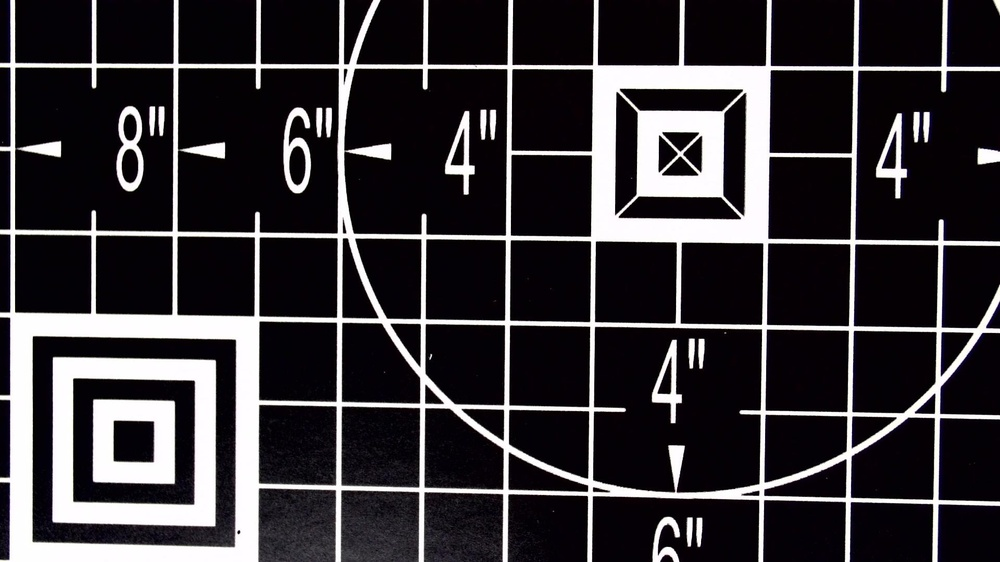
#> input picture objects/bg/1.jpeg, 1000 x 562 px, shrunk from 1920 x 1080 before the run
$ python bitwise_and.py
#> lines starting #> are read from the running program, lines starting #| are printed output that depends on the picture; after the words box and inside, x2 and y2 are one past the last pixel; in counts of white or black regions, pixels touching at a corner belong together
import cv2
import matplotlib.pyplot as plt
import numpy as np

fg = './objects/fg/2.jpeg'
bg = './objects/bg/1.jpeg'

bg = cv2.imread(bg, 0)
#> bg: shape (562, 1000); min 0, max 255, mean 53.6
# plt.imshow(bg, cmap='gray')
fg = cv2.imread(fg, 0)
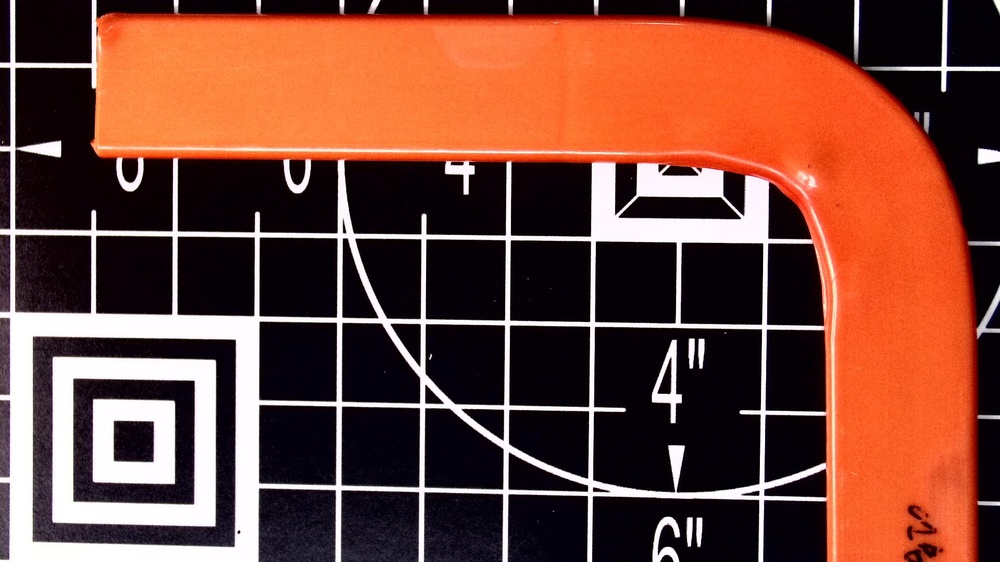
#> input picture objects/fg/2.jpeg, 1000 x 562 px, shrunk from 1920 x 1080 before the run
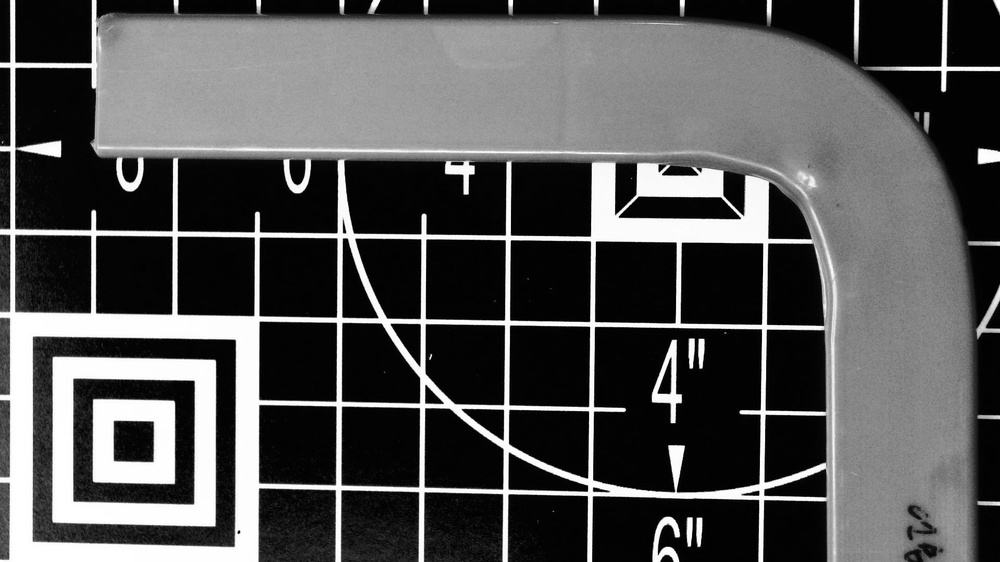
#> fg: shape (562, 1000); min 0, max 255, mean 83.3
# plt.imshow(fg, cmap='gray')

mask = cv2.absdiff(fg, bg)
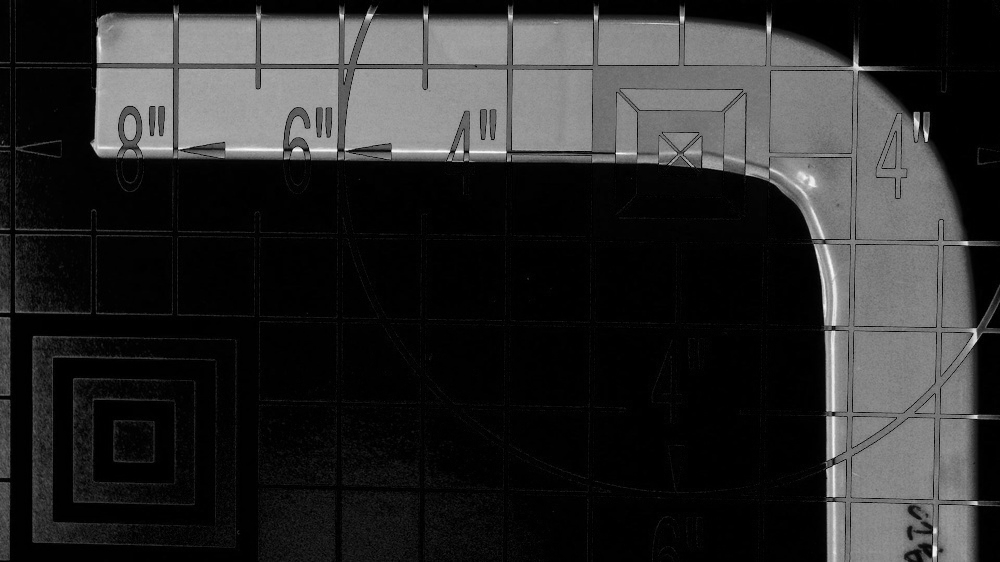
#> mask: shape (562, 1000); min 0, max 253, mean 43.5

threshold = 10
imask = mask > threshold
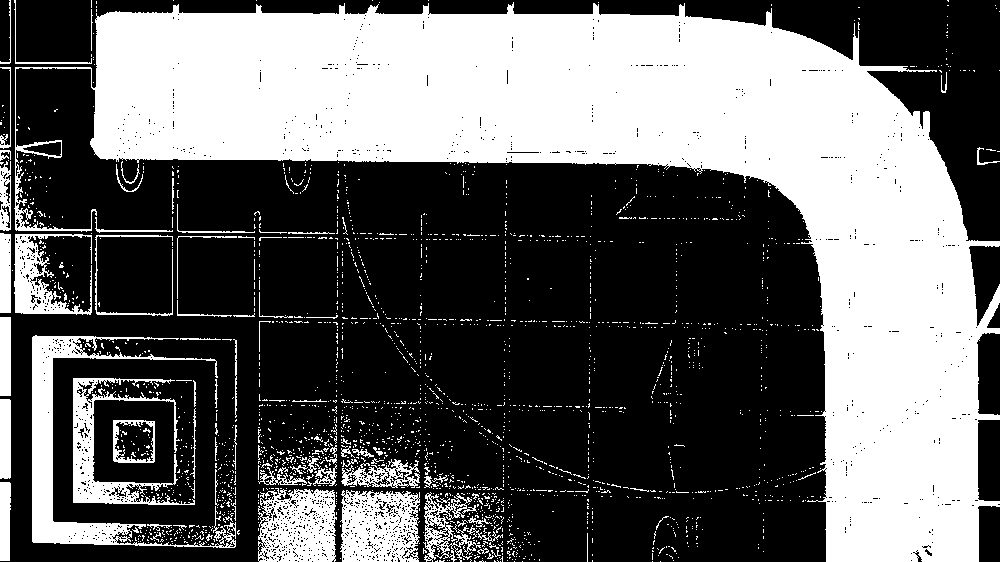
#> imask: shape (562, 1000) bool; 39.6% white; 2271 white regions (2178 under 20 px), largest, box (x1, y1, x2, y2) and area: (14, 2, 1000, 562) 180812, (32, 335, 236, 548) 7592, (340, 490, 420, 562) 4496

############ bg #############
canvas = np.zeros_like(bg, np.uint8)
canvas[imask] = bg[imask]
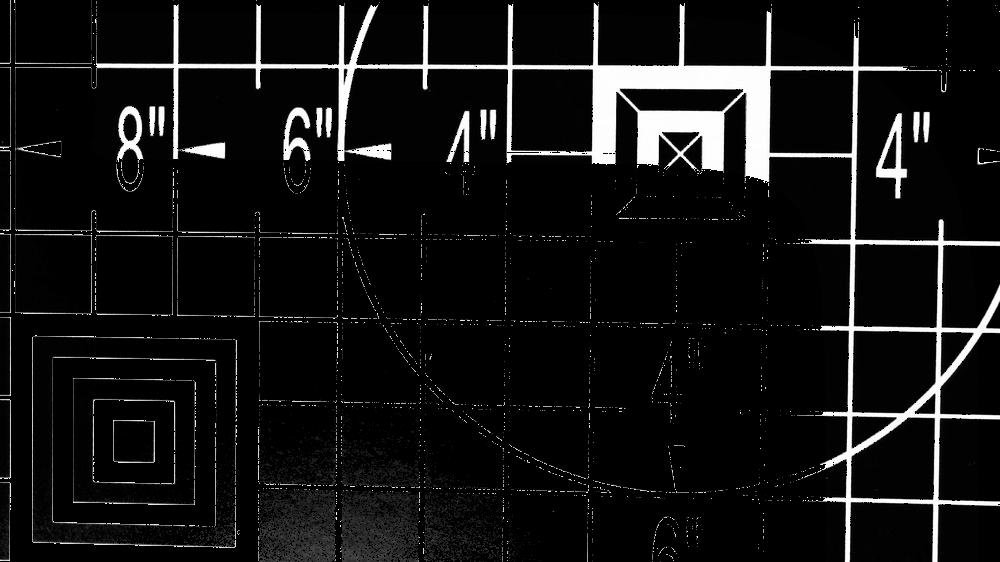
#> canvas: shape (562, 1000); min 0, max 255, mean 19.2

plt.imshow(canvas, cmap='gray')

############ fg #############
canvas = np.zeros_like(fg, np.uint8)
canvas[imask] = fg[imask]
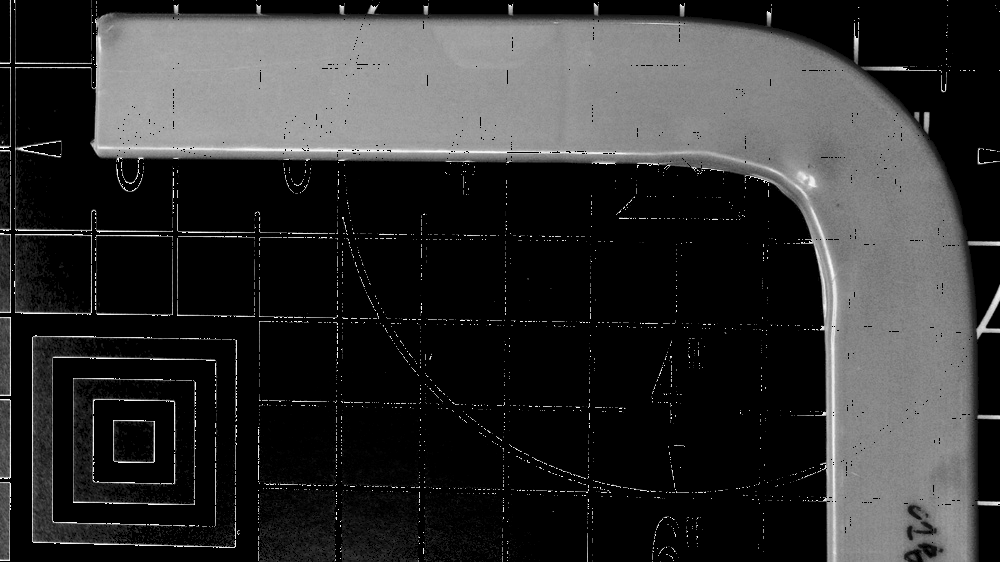
#> canvas: shape (562, 1000); min 0, max 255, mean 48.6

plt.imshow(canvas, cmap='gray')

############ absdiff #############
diff = cv2.absdiff(fg, bg)
plt.imshow(diff, cmap='gray')

############ minus #############


merge = cv2.merge([fg, bg, bg])
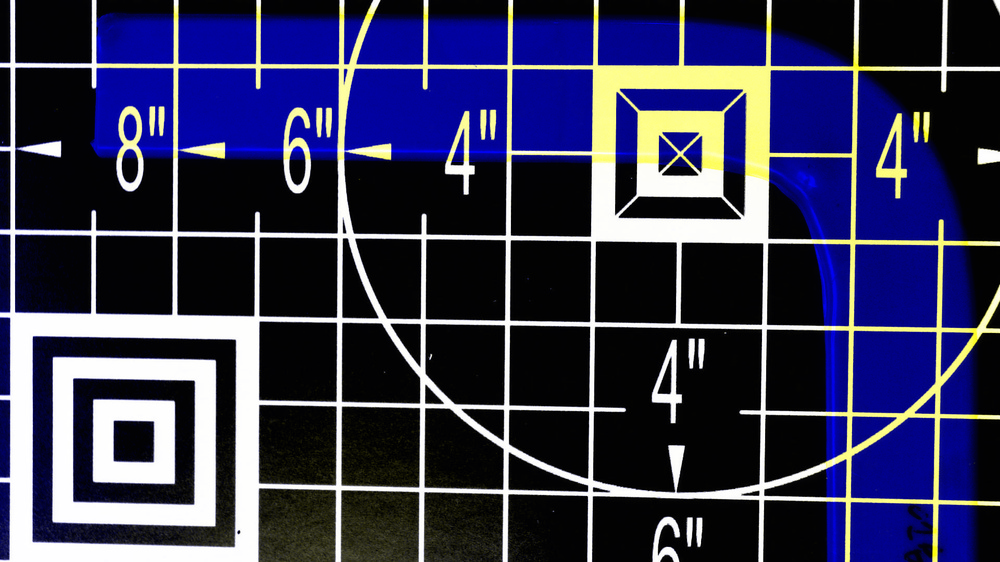
#> merge: shape (562, 1000, 3); mean of channels 0, 1, 2 83.3, 53.6, 53.6; drawn as B, G, R
plt.imshow(merge)
